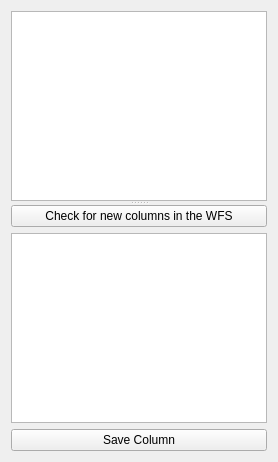
           <widget class="QWidget" name="W_LEFT_LISTS">
            <layout class="QVBoxLayout" name="VL_LEFT">
             <item>
              <widget class="QSplitter" name="SPLIT_LEFT">
               <property name="orientation">
                <enum>Qt::Vertical</enum>
               </property>
               <property name="childrenCollapsible">
                <bool>false</bool>
               </property>
               <widget class="QWidget" name="W_LEFT_TOP">
                <layout class="QVBoxLayout" name="VL_LEFT_TOP">
                 <item>
                  <widget class="QListWidget" name="LW_filters">
                   <property name="minimumSize">
                    <size>
                     <width>0</width>
                     <height>120</height>
                    </size>
                   </property>
                   <property name="dragEnabled">
                    <bool>true</bool>
                   </property>
                   <property name="dragDropMode">
                    <enum>QAbstractItemView::InternalMove</enum>
                   </property>
                   <property name="defaultDropAction">
                    <enum>Qt::MoveAction</enum>
                   </property>
                   <property name="alternatingRowColors">
                    <bool>true</bool>
                   </property>
                   <property name="selectionMode">
                    <enum>QAbstractItemView::SingleSelection</enum>
                   </property>
                  </widget>
                 </item>
                </layout>
               </widget>
               <widget class="QWidget" name="W_LEFT_BOTTOM">
                <layout class="QVBoxLayout" name="VL_LEFT_BOTTOM">
                 <item>
                  <widget class="QPushButton" name="BTN_ADDTODB">
                   <property name="text">
                    <string>Check for new columns in the WFS</string>
                   </property>
                  </widget>
                 </item>
                 <item>
                  <widget class="QListWidget" name="LW_SavedColumns">
                   <property name="minimumSize">
                    <size>
                     <width>0</width>
                     <height>120</height>
                    </size>
                   </property>
                   <property name="alternatingRowColors">
                    <bool>true</bool>
                   </property>
                   <property name="selectionMode">
                    <enum>QAbstractItemView::SingleSelection</enum>
                   </property>
                  </widget>
                 </item>
                 <item>
                  <widget class="QPushButton" name="BTN_COLUMNSAVE">
                   <property name="text">
                    <string>Save Column</string>
                   </property>
                  </widget>
                 </item>
                </layout>
               </widget>
              </widget>
             </item>
            </layout>
           </widget>
